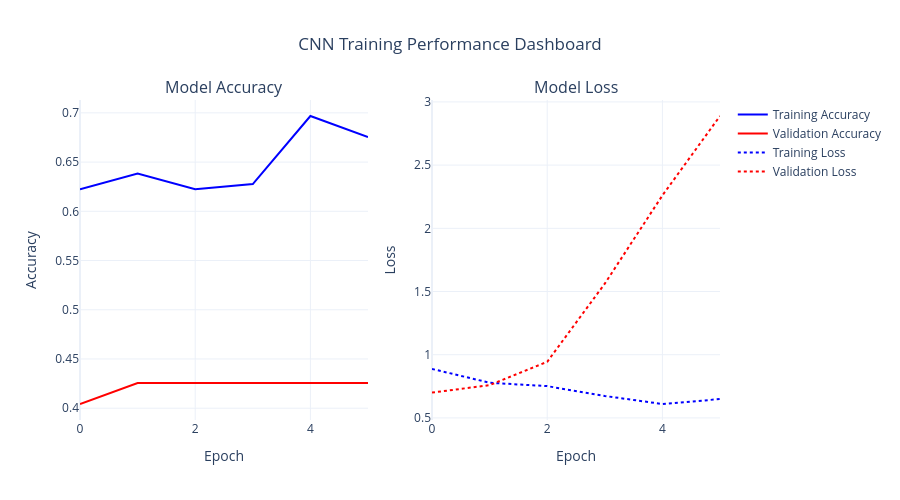

Notebook code cell kept with this figure:
### Code cell
import matplotlib.pyplot as plt
from tensorflow.keras.callbacks import EarlyStopping, ModelCheckpoint
import plotly.graph_objects as go
from plotly.subplots import make_subplots


print("--- Initializing Training Protocol ---")

# 1. Define the Callbacks (The Safety Nets)
early_stop = EarlyStopping(
    monitor='val_loss', 
    patience=5, # Wait 5 epochs without improvement before stopping
    restore_best_weights=True,
    verbose=1
)

checkpoint = ModelCheckpoint(
    filepath="best_alzheimer_cnn.keras",
    monitor="val_accuracy",
    save_best_only=True,
    verbose=1
)

# 2. Execute the Training Loop
EPOCHS = 30 # Maximum number of rounds

print(f"Commencing training for up to {EPOCHS} Epochs...")

history = model.fit(
    train_generator,
    epochs=EPOCHS,
    validation_data=val_generator,
    callbacks=[early_stop, checkpoint]
)

print("\n--- Training Complete ---")

print("Generating Interactive Plotly Dashboard...")

# 1. Create a 1x2 subplot layout
fig = make_subplots(
    rows=1, cols=2, 
    subplot_titles=('Model Accuracy', 'Model Loss')
)

# 2. Add Accuracy Traces (Left Graph)
fig.add_trace(
    go.Scatter(
        y=history.history['accuracy'], 
        mode='lines', 
        name='Training Accuracy', 
        line=dict(color='blue')
    ),
    row=1, col=1
)
fig.add_trace(
    go.Scatter(
        y=history.history['val_accuracy'], 
        mode='lines', 
        name='Validation Accuracy', 
        line=dict(color='red')
    ),
    row=1, col=1
)

# 3. Add Loss Traces (Right Graph)
fig.add_trace(
    go.Scatter(
        y=history.history['loss'], 
        mode='lines', 
        name='Training Loss', 
        line=dict(color='blue', dash='dot') # Dashed line for distinction
    ),
    row=1, col=2
)
fig.add_trace(
    go.Scatter(
        y=history.history['val_loss'], 
        mode='lines', 
        name='Validation Loss', 
        line=dict(color='red', dash='dot')
    ),
    row=1, col=2
)

# 4. Professional Layout Formatting
fig.update_layout(
    title_text='CNN Training Performance Dashboard',
    title_x=0.5, # Center the title
    template='plotly_white',
    hovermode='x unified', # Shows all data points for an epoch on hover
    showlegend=True,
    height=500
)

# Set axes titles
fig.update_xaxes(title_text='Epoch', row=1, col=1)
fig.update_xaxes(title_text='Epoch', row=1, col=2)
fig.update_yaxes(title_text='Accuracy', row=1, col=1)
fig.update_yaxes(title_text='Loss', row=1, col=2)

# 5. Render the interactive plot
fig.show()

### Figure 1 — Plotly figure (JSON) as saved in the notebook; plotly's stock layout.template omitted (floating-point values rounded to 4 significant figures)
{"data": [{"line": {"color": "blue"}, "mode": "lines", "name": "Training Accuracy", "type": "scatter", "xaxis": "x", "y": [0.6223, 0.6383, 0.6223, 0.6277, 0.6968, 0.6755], "yaxis": "y"}, {"line": {"color": "red"}, "mode": "lines", "name": "Validation Accuracy", "type": "scatter", "xaxis": "x", "y": [0.4043, 0.4255, 0.4255, 0.4255, 0.4255, 0.4255], "yaxis": "y"}, {"line": {"color": "blue", "dash": "dot"}, "mode": "lines", "name": "Training Loss", "type": "scatter", "xaxis": "x2", "y": [0.8876, 0.7782, 0.7518, 0.6737, 0.6102, 0.6491], "yaxis": "y2"}, {"line": {"color": "red", "dash": "dot"}, "mode": "lines", "name": "Validation Loss", "type": "scatter", "xaxis": "x2", "y": [0.7004, 0.7593, 0.944, 1.562, 2.26, 2.889], "yaxis": "y2"}], "layout": {"annotations": [{"font": {"size": 16}, "showarrow": false, "text": "Model Accuracy", "x": 0.225, "xanchor": "center", "xref": "paper", "y": 1, "yanchor": "bottom", "yref": "paper"}, {"font": {"size": 16}, "showarrow": false, "text": "Model Loss", "x": 0.775, "xanchor": "center", "xref": "paper", "y": 1, "yanchor": "bottom", "yref": "paper"}], "height": 500, "hovermode": "x unified", "showlegend": true, "title": {"text": "CNN Training Performance Dashboard", "x": 0.5}, "xaxis": {"anchor": "y", "domain": [0, 0.45], "title": {"text": "Epoch"}}, "xaxis2": {"anchor": "y2", "domain": [0.55, 1], "title": {"text": "Epoch"}}, "yaxis": {"anchor": "x", "domain": [0, 1], "title": {"text": "Accuracy"}}, "yaxis2": {"anchor": "x2", "domain": [0, 1], "title": {"text": "Loss"}}}}
